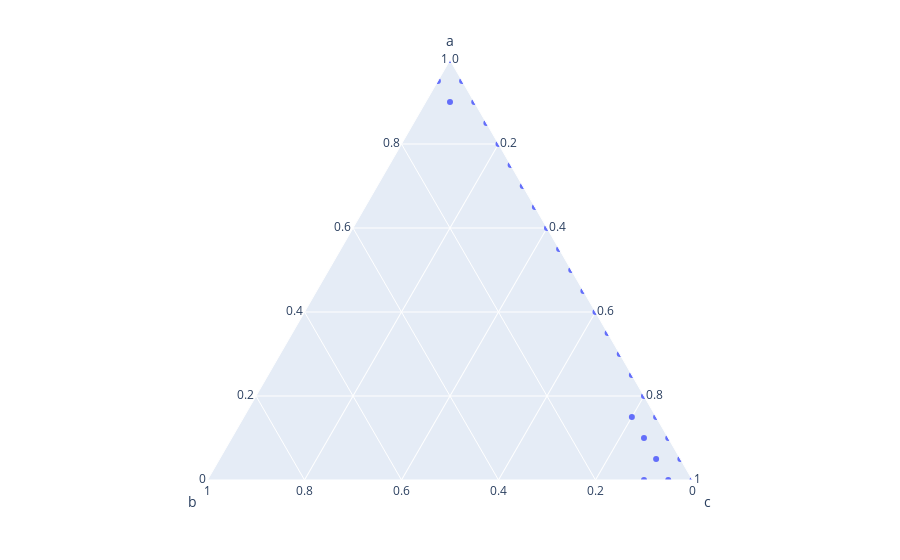
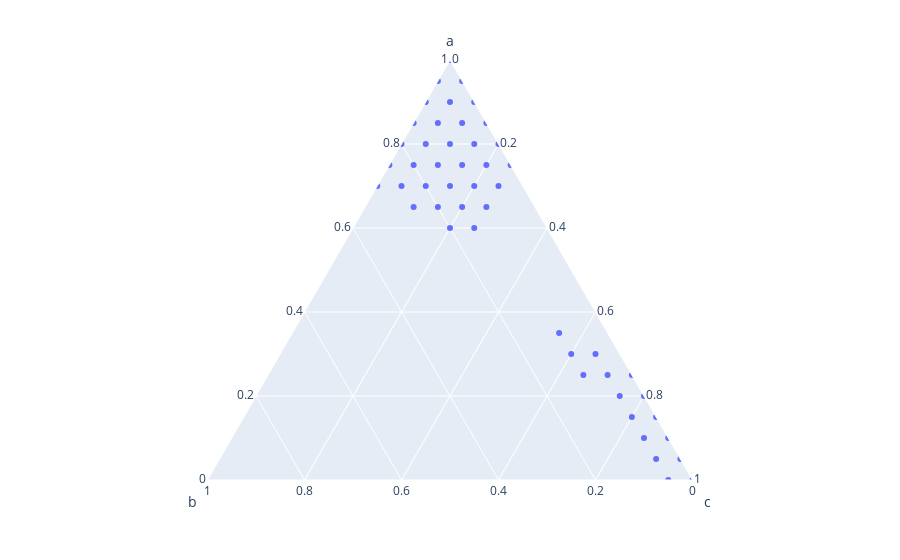
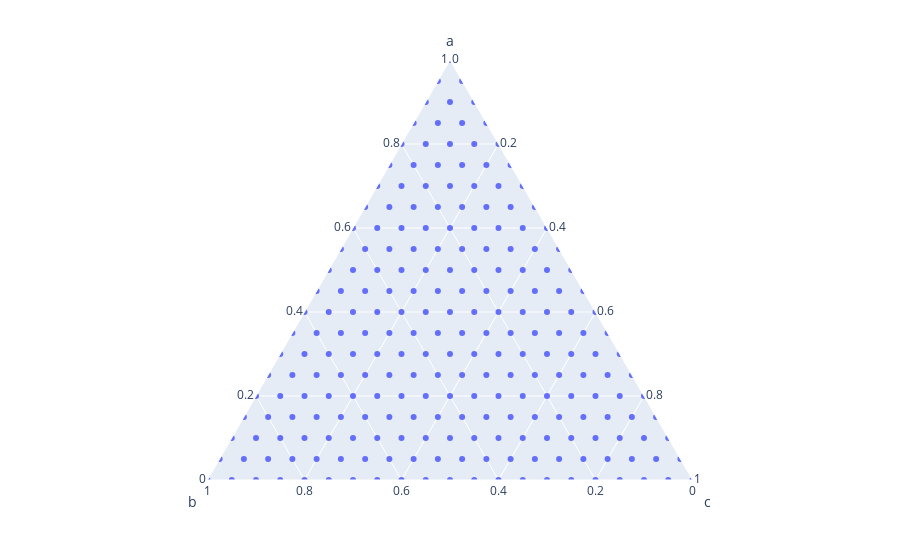

The cell these charts' notebook holds for them, in order:
### Markdown cell above
### Plot all plausible dissolved volatile concentrations with or withour smelting
Only deposits with radii ≤60 km produce any plausible dissolved volatile concentrations. Change the value of $X$ above to see how these plots change with deposit radius.

### Code cell
# mol composition space, without smelting
Htot = [x['Htot'] for x in bulk_comp_list_simp]
Ctot = [x['Ctot'] for x in bulk_comp_list_simp]
Stot = [x['Stot'] for x in bulk_comp_list_simp]

plausible_pts_H = []
plausible_pts_C = []
plausible_pts_S = []
for i in range(len(Htot)):
    H_diss = tot_diss_as_moles[i] * Htot[i]/100
    C_diss = tot_diss_as_moles[i] * Ctot[i]/100
    S_diss = tot_diss_as_moles[i] * Stot[i]/100
    if H_diss <= 14.25 and C_diss <= 0.4 and S_diss <= 7.48:
        plausible_pts_H.append(Htot[i])
        plausible_pts_C.append(Ctot[i])
        plausible_pts_S.append(Stot[i])

fig = px.scatter_ternary(tot_dissolved, a=plausible_pts_H, b=plausible_pts_C, c=plausible_pts_S)
print("Mol% no smelting")
fig.show()
fig.write_image("diss_mol_no_smelting_plausible.svg")

# wtpercent composition space, without smelting
Htot = [x['Htot'] for x in bulk_comp_list_simp]
Ctot = [x['Ctot'] for x in bulk_comp_list_simp]
Stot = [x['Stot'] for x in bulk_comp_list_simp]

plausible_pts_H = []
plausible_pts_C = []
plausible_pts_S = []
for i in range(len(Htot)):
    H_diss = tot_dissolved[i] * Htot[i]/100
    C_diss = tot_dissolved[i] * Ctot[i]/100
    S_diss = tot_dissolved[i] * Stot[i]/100
    if H_diss <= 0.3 and C_diss <= 0.1 and S_diss <= 5.0:
        plausible_pts_H.append(Htot[i])
        plausible_pts_C.append(Ctot[i])
        plausible_pts_S.append(Stot[i])
plausible_pts_H

fig = px.scatter_ternary(tot_dissolved, a=plausible_pts_H, b=plausible_pts_C, c=plausible_pts_S)
print("Wt% no smelting")
fig.show()
fig.write_image("diss_no_smelting_plausible.svg")

# wtpercent composition space, with smelting
Htot = [x['Htot'] for x in bulk_comp_list_simp]
Ctot = [x['Ctot'] for x in bulk_comp_list_simp]
Stot = [x['Stot'] for x in bulk_comp_list_simp]

plausible_pts_H = []
plausible_pts_C = []
plausible_pts_S = []
for i in range(len(Htot)):
    H_diss = tot_dissolved_wSmelt[i] * Htot[i]/100
    C_diss = tot_dissolved_wSmelt[i] * Ctot[i]/100
    S_diss = tot_dissolved_wSmelt[i] * Stot[i]/100
    if H_diss <= 0.3 and C_diss <= 0.1 and S_diss <= 5.0:
        plausible_pts_H.append(Htot[i])
        plausible_pts_C.append(Ctot[i])
        plausible_pts_S.append(Stot[i])

fig = px.scatter_ternary(tot_dissolved_wSmelt, a=plausible_pts_H, b=plausible_pts_C, c=plausible_pts_S)
print("wt% with smelting")
fig.show()
fig.write_image("diss_with_smelting_plausible.svg")

### Figure 1 — Plotly figure (JSON) as saved in the notebook; plotly's stock layout.template omitted (floating-point values rounded to 4 significant figures)
{"data": [{"a": [0, 0, 0, 5, 5, 10, 10, 15, 15, 20, 25, 30, 35, 40, 45, 50, 55, 60, 65, 70, 75, 80, 85, 90, 90, 95, 95, 100], "b": [0, 5, 10, 0, 5, 0, 5, 0, 5, 0, 0, 0, 0, 0, 0, 0, 0, 0, 0, 0, 0, 0, 0, 0, 5, 0, 5, 0], "c": [100, 95, 90, 95, 90, 90, 85, 85, 80, 80, 75, 70, 65, 60, 55, 50, 45, 40, 35, 30, 25, 20, 15, 10, 5, 5, 0, 0], "hovertemplate": "a=%{a}<br>b=%{b}<br>c=%{c}<extra></extra>", "legendgroup": "", "marker": {"color": "#636efa", "symbol": "circle"}, "mode": "markers", "name": "", "showlegend": false, "subplot": "ternary", "type": "scatterternary"}], "layout": {"legend": {"tracegroupgap": 0}, "margin": {"t": 60}, "ternary": {"aaxis": {"title": {"text": "a"}}, "baxis": {"title": {"text": "b"}}, "caxis": {"title": {"text": "c"}}, "domain": {"x": [0, 1], "y": [0, 1]}}}}

### Figure 2 — Plotly figure (JSON) as saved in the notebook; plotly's stock layout.template omitted (floating-point values rounded to 4 significant figures)
{"data": [{"a": [0, 0, 5, 5, 10, 10, 15, 15, 20, 20, 25, 25, 25, 30, 30, 35, 60, 60, 65, 65, 65, 65, 70, 70, 70, 70, 70, 70, 75, 75, 75, 75, 75, 75, 80, 80, 80, 80, 80, 85, 85, 85, 85, 90, 90, 90, 95, 95, 100], "b": [0, 5, 0, 5, 0, 5, 0, 5, 0, 5, 0, 5, 10, 5, 10, 10, 15, 20, 10, 15, 20, 25, 5, 10, 15, 20, 25, 30, 0, 5, 10, 15, 20, 25, 0, 5, 10, 15, 20, 0, 5, 10, 15, 0, 5, 10, 0, 5, 0], "c": [100, 95, 95, 90, 90, 85, 85, 80, 80, 75, 75, 70, 65, 65, 60, 55, 25, 20, 25, 20, 15, 10, 25, 20, 15, 10, 5, 0, 25, 20, 15, 10, 5, 0, 20, 15, 10, 5, 0, 15, 10, 5, 0, 10, 5, 0, 5, 0, 0], "hovertemplate": "a=%{a}<br>b=%{b}<br>c=%{c}<extra></extra>", "legendgroup": "", "marker": {"color": "#636efa", "symbol": "circle"}, "mode": "markers", "name": "", "showlegend": false, "subplot": "ternary", "type": "scatterternary"}], "layout": {"legend": {"tracegroupgap": 0}, "margin": {"t": 60}, "ternary": {"aaxis": {"title": {"text": "a"}}, "baxis": {"title": {"text": "b"}}, "caxis": {"title": {"text": "c"}}, "domain": {"x": [0, 1], "y": [0, 1]}}}}

### Figure 3 — Plotly figure (JSON) as saved in the notebook; plotly's stock layout.template omitted (floating-point values rounded to 4 significant figures; data arrays with more than 128 entries replaced by an {"elided": "..."} marker saying what was removed)
{"data": [{"a": {"elided": "231 int values"}, "b": {"elided": "231 int values"}, "c": {"elided": "231 int values"}, "hovertemplate": "a=%{a}<br>b=%{b}<br>c=%{c}<extra></extra>", "legendgroup": "", "marker": {"color": "#636efa", "symbol": "circle"}, "mode": "markers", "name": "", "showlegend": false, "subplot": "ternary", "type": "scatterternary"}], "layout": {"legend": {"tracegroupgap": 0}, "margin": {"t": 60}, "ternary": {"aaxis": {"title": {"text": "a"}}, "baxis": {"title": {"text": "b"}}, "caxis": {"title": {"text": "c"}}, "domain": {"x": [0, 1], "y": [0, 1]}}}}
